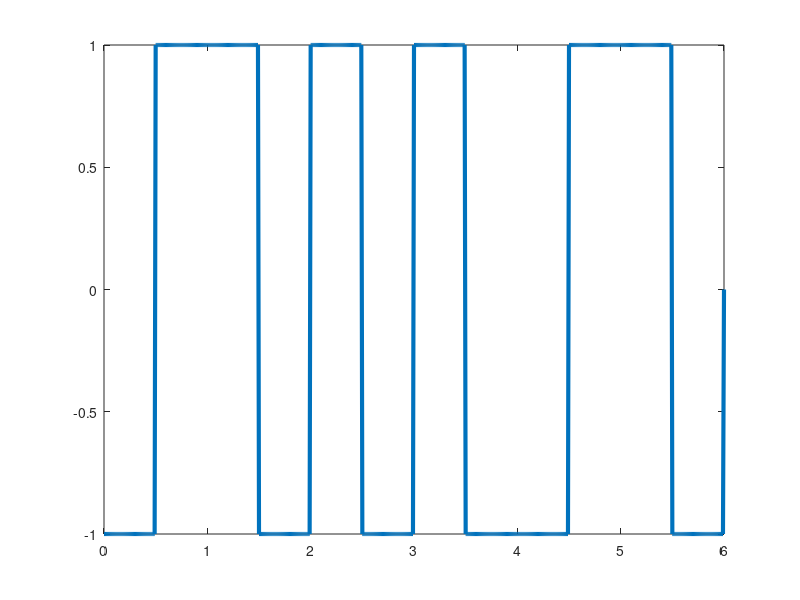

MATLAB code for this plot:
bits=[0 1 0 0 1 1];

bitrate=1;
T=length(bits)/bitrate;
n=100;
N=n*length(bits);
dt=T/N;
t=0:dt:T;
y=zeros(1,length(t));
lastbit=1;

for i=0:length(bits)-1
  if(bits(i+1)==1)
    y(i*n+1:(i+1/2)*n)=lastbit;
    y((i+1/2)*n+1:(i+1)*n)=-lastbit;
    lastbit=-lastbit;
    
  else
    lastbit=-lastbit;
    y(i*n+1:(i+1/2)*n)=lastbit;
    y((i+1/2)*n+1:(i+1)*n)=-lastbit;
    lastbit=-lastbit;
  end
end

plot(t,y,'Linewidth',3);


counter=0;
x=1;
lastbit=1;
for i=1:length(t)
  if(t(i)>counter)
    counter=counter+(1/bitrate);
    if(y(i)!=lastbit)
      result(x)=0;
      x=x+1;
      lastbit=-lastbit;
    else 
      result(x)=1; 
      x=x+1;
    end
  end
end
disp(result);